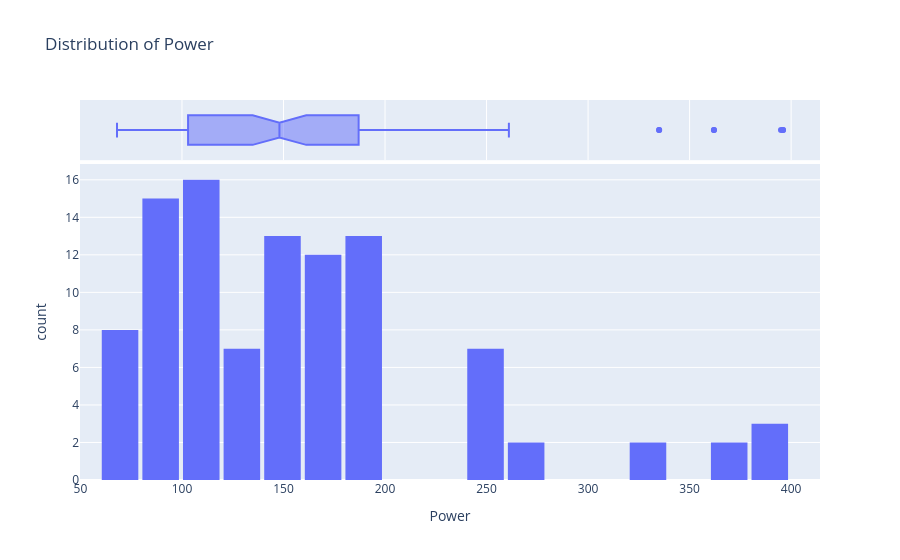

This figure's notebook cell:
### Code cell
fig = px.histogram(cars_df,
                   x = 'Power',
                   marginal = 'box',
                   nbins = 20,
                   title = 'Distribution of Power'

)

fig.update_layout(bargap = 0.1)
fig.show()

### Figure 1 — Plotly figure (JSON) as saved in the notebook; plotly's stock layout.template omitted (floating-point values rounded to 4 significant figures)
{"data": [{"bingroup": "x", "hovertemplate": "Power=%{x}<br>count=%{y}<extra></extra>", "legendgroup": "", "marker": {"color": "#636efa", "pattern": {"shape": ""}}, "name": "", "nbinsx": 20, "orientation": "v", "showlegend": false, "type": "histogram", "x": [108, 140, 395, 74, 194, 108, 140, 76, 187, 190, 181, 158, 113, 167, 103, 98, 141, 148, 187, 241, 171, 94, 126, 85, 130, 174, 241, 187, 191, 174, 94, 126, 150, 103, 98, 74, 148, 261, 362, 106, 158, 68, 69, 103, 98, 148, 245, 335, 170, 176, 396, 81, 84, 115, 103, 187, 258, 191, 171, 121, 113, 85, 130, 174, 241, 187, 191, 174, 94, 126, 150, 103, 98, 74, 148, 261, 362, 106, 158, 68, 69, 103, 98, 148, 245, 335, 170, 176, 396, 81, 84, 115, 103, 187, 258, 191, 171, 121, 113, 85], "xaxis": "x", "yaxis": "y"}, {"hovertemplate": "Power=%{x}<extra></extra>", "legendgroup": "", "marker": {"color": "#636efa"}, "name": "", "notched": true, "showlegend": false, "type": "box", "x": [108, 140, 395, 74, 194, 108, 140, 76, 187, 190, 181, 158, 113, 167, 103, 98, 141, 148, 187, 241, 171, 94, 126, 85, 130, 174, 241, 187, 191, 174, 94, 126, 150, 103, 98, 74, 148, 261, 362, 106, 158, 68, 69, 103, 98, 148, 245, 335, 170, 176, 396, 81, 84, 115, 103, 187, 258, 191, 171, 121, 113, 85, 130, 174, 241, 187, 191, 174, 94, 126, 150, 103, 98, 74, 148, 261, 362, 106, 158, 68, 69, 103, 98, 148, 245, 335, 170, 176, 396, 81, 84, 115, 103, 187, 258, 191, 171, 121, 113, 85], "xaxis": "x2", "yaxis": "y2"}], "layout": {"bargap": 0.1, "barmode": "relative", "legend": {"tracegroupgap": 0}, "title": {"text": "Distribution of Power"}, "xaxis": {"anchor": "y", "domain": [0, 1], "title": {"text": "Power"}}, "xaxis2": {"anchor": "y2", "domain": [0, 1], "matches": "x", "showgrid": true, "showticklabels": false}, "yaxis": {"anchor": "x", "domain": [0, 0.8316], "title": {"text": "count"}}, "yaxis2": {"anchor": "x2", "domain": [0.8416, 1], "matches": "y2", "showgrid": false, "showline": false, "showticklabels": false, "ticks": ""}}}
